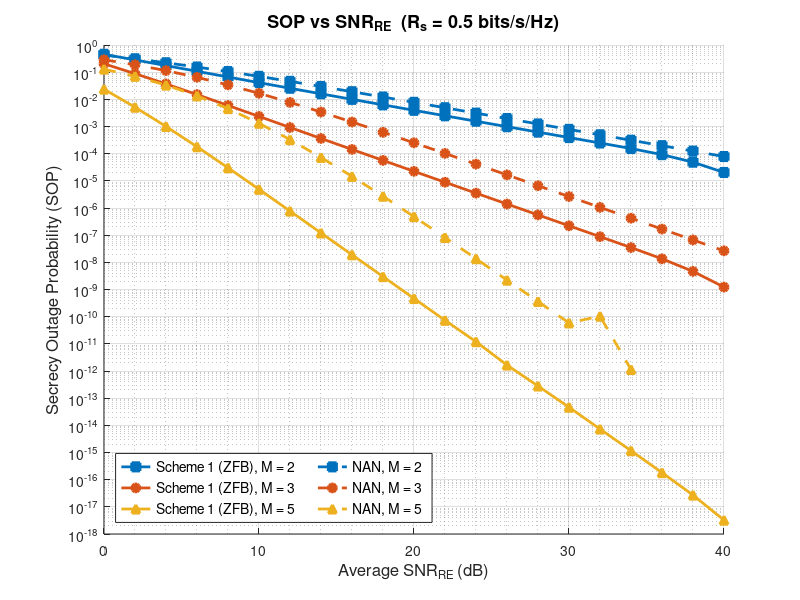

The MATLAB source for this figure:
clear;
clc;
close all;

% System Parameters
Rs       = 0.5;
A        = 2^(Rs) - 1;
B        = 2^(Rs);
alpha_pl = 3.0;
d_AR     = 1.0;
d_RB     = 1.0;
d_AE     = 0.8;
d_RE     = 0.8;
Omega_AR = d_AR^(-alpha_pl);
Omega_RB = d_RB^(-alpha_pl);
Omega_AE = d_AE^(-alpha_pl);
Omega_RE = d_RE^(-alpha_pl);

% SNR_RE range (x-axis)
SNR_RE_dB  = 0:2:40;
SNR_RE_lin = 10.^(SNR_RE_dB/10);

% Numerical Integration Settings
y_max   = 1e4;
rel_tol = 1e-8;
abs_tol = 1e-10;

% M values per scheme
M_scheme1 = [2, 3, 5];   % ZFB scheme
M_scheme2 = [2, 3, 5];   % NAN scheme

% Plot Setup
figure('Color', 'w', 'Position', [100 100 800 550]);
hold on;

markers_s1 = {'-s', '-o', '-^', '-d'};
markers_s2 = {'--s', '--o', '--^'};
colors_s1  = lines(length(M_scheme1));
colors_s2  = lines(length(M_scheme2));

legendentries = {};
allSOP = [];

% =========================================================
% SCHEME 1: ZFB
% =========================================================
fprintf('=== Scheme 1 (ZFB) ===\n');
for m_idx = 1:length(M_scheme1)
    M   = M_scheme1(m_idx);
    SOP = zeros(size(SNR_RE_lin));
    fprintf('Computing Scheme 1 SOP for M = %d...\n', M);

    for idx = 1:length(SNR_RE_lin)
        % g_RE is the sweep variable; derive all others via Omega ratios
        g_RE = SNR_RE_lin(idx);
        g_AR = g_RE * (Omega_AR / Omega_RE);
        g_RB = g_RE * (Omega_RB / Omega_RE);
        g_AE = g_RE * (Omega_AE / Omega_RE);

        lam_AE = 1 / g_AE;
        lam_AR = 1 / g_AR;
        lam_RB = 1 / g_RB;
        mu     = g_RE / g_AE;

        % Eavesdropper PDF - Scheme 1 ZFB (UNCHANGED)
        f_E = @(y) (lam_AE*(M-1)*mu .* exp(-lam_AE*y) ./ (1 + mu*y).^M) + ...
                   (lam_AE           .* exp(-lam_AE*y) ./ (1 + mu*y).^(M-1));

        % Receiver Outage Term S(y) (UNCHANGED)
        S = @(y) exp(-lam_AR*(A + B*y)) .* arrayfun(@(yy) ...
            sum( (lam_AR*(A+B*yy)).^(0:M-1) ./ factorial(0:M-1) ), y);

        % T1 (UNCHANGED)
        T1 = integral(f_E, 0, y_max);

        % T2 (UNCHANGED)
        T2 = integral(@(y) -S(y) .* f_E(y), 0, y_max);

        % T3 (UNCHANGED)
        T3 = 0;
        for j = 1:M
            coeff_j = nchoosek(M,j) * (-1)^j * exp(-j*lam_RB*A);
            I3j     = integral(@(y) exp(-j*B*lam_RB*y) .* f_E(y), 0, y_max);
            T3      = T3 + coeff_j * I3j;
        end

        % T4 (UNCHANGED)
        T4 = 0;
        for j = 1:M
            for k = 0:M-1
                Psi_jk   = (j*lam_RB + lam_AR);
                coeff_jk = nchoosek(M,j) * (-1)^j * (lam_AR^k / factorial(k)) * ...
                           exp(-Psi_jk * A);
                I4jk     = integral(@(y) (A + B*y).^k .* exp(-Psi_jk*B*y) .* ...
                           f_E(y), 0, y_max);
                T4       = T4 - coeff_jk * I4jk;
            end
        end

        SOP(idx) = T1 + T2 + T3 + T4;
        fprintf('SNR_RE=%-6.1f dB | T1=%-10.4f T2=%-10.4f T3=%-10.4f T4=%-10.4f SOP=%-12.4e\n', ...
                SNR_RE_dB(idx), T1, T2, T3, T4, SOP(idx));
    end

    allSOP = [allSOP, SOP];
    semilogy(SNR_RE_dB, SOP, markers_s1{m_idx}, 'LineWidth', 2, 'MarkerSize', 6, ...
        'MarkerFaceColor', colors_s1(m_idx,:), 'Color', colors_s1(m_idx,:));
    legendentries{end+1} = sprintf('Scheme 1 (ZFB), M = %d', M);
end

% =========================================================
% SCHEME 2: NAN
% =========================================================
fprintf('\n=== NAN Scheme ===\n');
for m_idx = 1:length(M_scheme2)
    M   = M_scheme2(m_idx);
    SOP = zeros(size(SNR_RE_lin));
    fprintf('Computing NAN SOP for M = %d...\n', M);

    for idx = 1:length(SNR_RE_lin)
        % g_RE is the sweep variable; derive all others via Omega ratios
        g_RE = SNR_RE_lin(idx);
        g_AR = g_RE * (Omega_AR / Omega_RE);
        g_RB = g_RE * (Omega_RB / Omega_RE);
        g_AE = g_RE * (Omega_AE / Omega_RE);

        beta   = g_RE / ((M-1) * g_AE);
        alpha  = g_RE / g_AE;
        lam_AE = 1/g_AE;
        lam_AR = 1/g_AR;
        lam_RB = 1/g_RB;

        % Eavesdropper PDF - NAN Scheme (UNCHANGED)
        f_E = @(y) (lam_AE ./ (1 + beta.*y).^(M-1) + ...
                    alpha .* lam_AE .* y ./ (1 + beta.*y).^M) .* exp(-lam_AE.*y);

        % T1 (UNCHANGED)
        T1 = integral(f_E, 0, Inf);

        % T2 (UNCHANGED)
        T2 = 0;
        for k = 0:M-1
            integrand_T2 = @(y) ((lam_AR*(A + B.*y)).^k ./ factorial(k)) .* ...
                                exp(-lam_AR*(A + B.*y)) .* f_E(y);
            T2 = T2 - integral(integrand_T2, 0, Inf);
        end

        % T3 (UNCHANGED)
        T3 = 0;
        for j = 1:M
            coeff_j      = nchoosek(M,j) * (-1)^j;
            integrand_T3 = @(y) coeff_j .* exp(-j * lam_RB * (A + B.*y)) .* f_E(y);
            T3           = T3 + integral(integrand_T3, 0, Inf);
        end

        % T4 (UNCHANGED)
        T4 = 0;
        for j = 1:M
            for k = 0:M-1
                coeff_jk     = nchoosek(M,j) * (-1)^j;
                integrand_T4 = @(y) coeff_jk .* exp(-j * lam_RB * (A + B.*y)) .* ...
                                    ((lam_AR*(A + B.*y)).^k ./ factorial(k)) .* ...
                                    exp(-lam_AR*(A + B.*y)) .* f_E(y);
                T4 = T4 - integral(integrand_T4, 0, Inf);
            end
        end

        SOP(idx) = T1 + T2 + T3 + T4;
        fprintf('SNR_RE=%-6.1f dB | T1=%-10.4f T2=%-10.4f T3=%-10.4f T4=%-10.4f SOP=%-12.4e\n', ...
                SNR_RE_dB(idx), T1, T2, T3, T4, SOP(idx));
    end

    allSOP = [allSOP, SOP];
    semilogy(SNR_RE_dB, SOP, markers_s2{m_idx}, 'LineWidth', 2, 'MarkerSize', 6, ...
        'MarkerFaceColor', colors_s2(m_idx,:), 'Color', colors_s2(m_idx,:));
    legendentries{end+1} = sprintf('NAN, M = %d', M);
end

% =========================================================
% Formatting
% =========================================================
grid on; grid minor;
xlabel('Average SNR_{RE} (dB)', 'FontSize', 12);
ylabel('Secrecy Outage Probability (SOP)', 'FontSize', 12);
title(['SOP vs SNR_{RE}  (R_s = ', num2str(Rs), ' bits/s/Hz)'], 'FontSize', 13);
legend(legendentries, 'Location', 'SouthWest', 'FontSize', 10, 'NumColumns', 2);

ax = gca;
set(ax, 'YScale', 'log', 'YMinorGrid', 'on');
ymin_exp  = floor(log10(min(allSOP(allSOP > 0))));
ymax_exp  = ceil(log10(max(allSOP(allSOP > 0))));
ytick_exp = ymin_exp:ymax_exp;
yticks(10.^ytick_exp);
yticklabels(arrayfun(@(e) sprintf('10^{%d}', e), ytick_exp, 'UniformOutput', false));
ylim([10^ymin_exp, 10^ymax_exp]);

hold off;
fprintf('\nPlotting Complete.\n');
